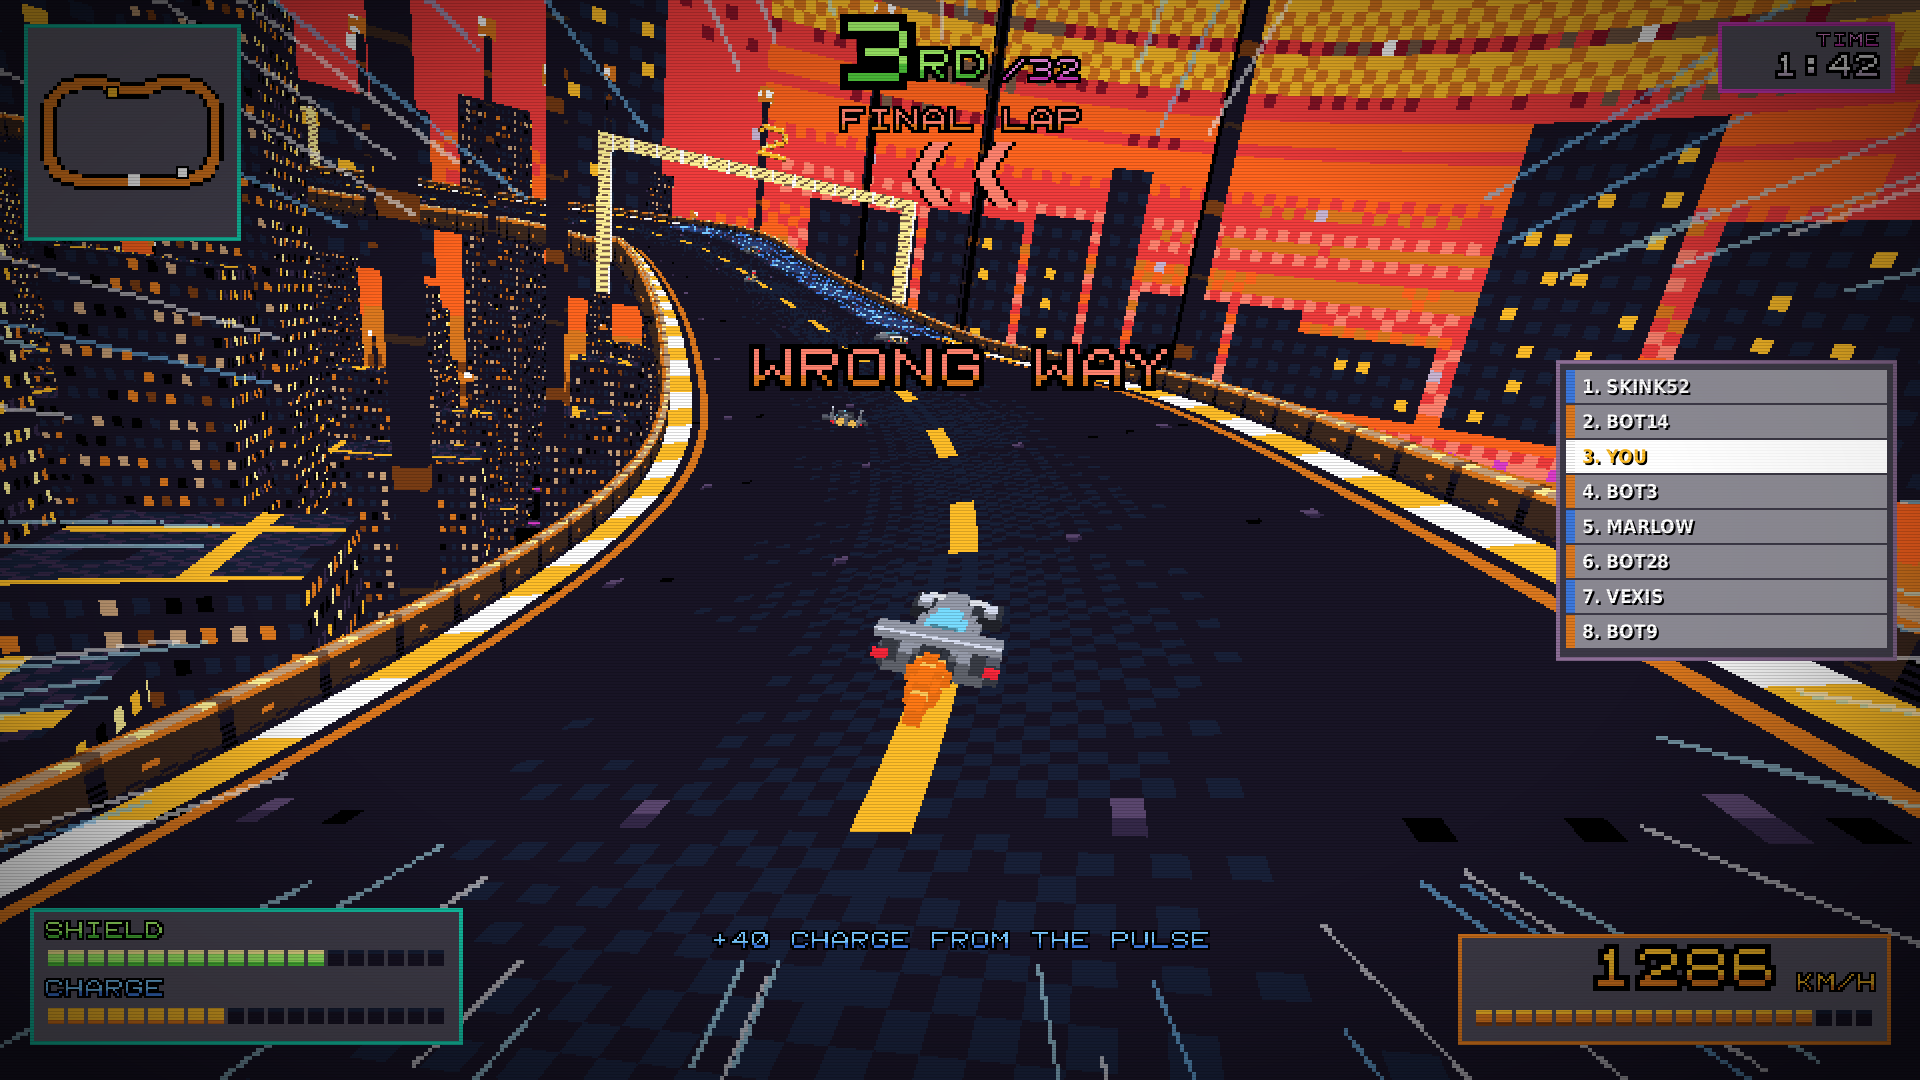

The script that saved this image:
"""Pictures of the HUD (an approximation of the Panorama layout drawn with the real HUD pictures: pixel-font glyphs,
segmented bars, minimap, logo, car cards) over a chase-camera render, for checking the design without CS2.
usage: hud_mock.py <addon_out_dir> <race background.png> <out_race.png> <out_lobby.png>"""
import os, sys, json
import numpy as np
from PIL import Image, ImageDraw, ImageFont

OUT, BG, PNG, PNG2 = sys.argv[1], sys.argv[2], sys.argv[3], sys.argv[4]
W, H = 1920, 1080
IMG = os.path.join(OUT, 'panorama/images/custom_game/spr')
SIZES = {'XXL': 84, 'XL': 52, 'L': 40, 'M': 30, 'S': 22, 'XS': 17}
INK = (24, 20, 37)
FR = {'cyan': (20, 200, 170), 'gold': (255, 190, 40), 'pink': (220, 60, 200), 'white': (140, 110, 150), 'orange': (220, 120, 30)}
_cache = {}
def glyph(ch, col, px):
    key = (ch, col, px)
    if key not in _cache:
        p = os.path.join(IMG, 'f/%s_%d.png' % (col, ord(ch)))
        _cache[key] = Image.open(p).convert('RGBA').resize((px, px), Image.NEAREST) if os.path.exists(p) else None
    return _cache[key]
def text_w(t, size): px = SIZES[size]; return len(t) * (px - px // 10)
def gtext(img, x, y, t, size, col='W', align='left'):
    px = SIZES[size]; adv = px - px // 10
    if align == 'center': x -= text_w(t, size) // 2
    elif align == 'right': x -= text_w(t, size)
    for k, ch in enumerate(t.upper()):
        if ch == ' ': continue
        g = glyph(ch, col, px)
        if g: img.alpha_composite(g, (int(x + k * adv), int(y)))
    return px
def box(img, x0, y0, x1, y1, key):
    d = ImageDraw.Draw(img, 'RGBA')
    d.rectangle([x0, y0, x1, y1], fill=INK + (216,))
    d.rectangle([x0, y0, x1, y1], outline=FR[key] + (255,), width=4)
def pic(img, name, x, y, w, h):
    p = Image.open(os.path.join(IMG, name)).convert('RGBA').resize((int(w), int(h)), Image.NEAREST)
    img.alpha_composite(p, (int(x), int(y)))
def bar(img, x, y, color, frac, w=404, h=24):
    pic(img, 'bar_dark.png', x, y, w, h)
    full = Image.open(os.path.join(IMG, 'bar_%s.png' % color)).convert('RGBA').resize((w, h), Image.NEAREST)
    segs = int(round(frac * 20))
    if segs: img.alpha_composite(full.crop((0, 0, min(w, int(round(segs * w / 20.2)) + 2), h)), (int(x), int(y)))
def crt(img):
    a = np.array(img).astype(np.float32)
    a[::3, :, :3] *= 0.85
    yy, xx = np.mgrid[0:H, 0:W]
    r = np.hypot((xx + 0.5) / W - 0.5, (yy + 0.5) / H - 0.5) * 2
    v = np.clip((r - 0.75) / 0.6, 0, 1) * 0.55
    a[..., :3] *= (1 - v)[..., None]
    return Image.fromarray(a.clip(0, 255).astype(np.uint8))

# ---------------------------------------------------------------- race
bg = Image.open(BG).convert('RGBA').resize((W, H), Image.NEAREST)
img = bg.copy()
for k in (0,):
    sp = Image.open(os.path.join(IMG, 'speed%d.png' % k)).convert('RGBA').resize((W, H), Image.NEAREST)
    img.alpha_composite(sp)
# minimap
box(img, 24, 24, 24 + 216, 24 + 216, 'cyan')
pic(img, 'mm_oval.png', 32, 32, 200, 200)
d = ImageDraw.Draw(img)
for (x, y, c) in ((32 + 150, 32 + 140, (255, 255, 255)), (32 + 80, 32 + 60, (255, 190, 40))):
    d.rectangle([x - 6, y - 6, x + 6, y + 6], fill=c, outline=(0, 0, 0), width=2)
# position
gtext(img, W / 2 - 120, 14, '3', 'XXL', 'G')
gtext(img, W / 2 - 120 + 76, 14 + 84 - 40 - 12, 'RD', 'L', 'G')
gtext(img, W / 2 - 120 + 76 + 72 + 12, 14 + 84 - 30 - 12, '/32', 'M', 'P')
gtext(img, W / 2, 106, 'FINAL LAP', 'M', 'R', 'center')
pic(img, 'turn_l2.png', W / 2 - 64, 142, 128, 64)
# clock
cw = text_w('1:42', 'M') + 28
box(img, W - 26 - cw - 40, 22, W - 26, 22 + 70, 'pink')
gtext(img, W - 26 - 14, 32, 'TIME', 'XS', 'P', 'right')
gtext(img, W - 26 - 14, 52, '1:42', 'M', 'W', 'right')
# centre + messages
gtext(img, W / 2, H / 2 - 170 - 26, 'WRONG WAY', 'XL', 'R', 'center')
gtext(img, W / 2, H - 128 - 22, '+40 CHARGE FROM THE PULSE', 'S', 'C', 'center')
# bars
box(img, 30, H - 36 - 136, 30 + 432, H - 36, 'cyan')
gtext(img, 44, H - 36 - 124, 'SHIELD', 'S', 'G'); bar(img, 44, H - 36 - 98, 'green', 0.7)
gtext(img, 44, H - 36 - 66, 'CHARGE', 'S', 'C'); bar(img, 44, H - 36 - 40, 'gold', 0.45)
# speed
box(img, W - 30 - 432, H - 36 - 110, W - 30, H - 36, 'orange')
gtext(img, W - 30 - 14 - text_w(' KM/H', 'S'), H - 36 - 100, '1286', 'XL', 'Y', 'right')
gtext(img, W - 30 - 14, H - 36 - 72, ' KM/H', 'S', 'Y', 'right')
bar(img, W - 30 - 14 - 404, H - 36 - 38, 'orange', 0.85)
# standings
box(img, W - 24 - 340, H / 2 - 30 - 150, W - 24, H / 2 - 30 + 150, 'white')
d = ImageDraw.Draw(img, 'RGBA')
f = ImageFont.truetype('/usr/share/fonts/truetype/dejavu/DejaVuSansCondensed-Bold.ttf', 19)
names = [('1. SKINK52', 1), ('2. BOT14', 0), ('3. YOU', 1), ('4. BOT3', 0), ('5. MARLOW', 1), ('6. BOT28', 0), ('7. VEXIS', 1), ('8. BOT9', 0)]
for i, (t, team) in enumerate(names):
    y = H / 2 - 30 - 140 + i * 35
    me = i == 2
    d.rectangle([W - 24 - 330, y, W - 24 - 10, y + 32], fill=(255, 255, 255, 56) if me else (20, 16, 36, 128))
    d.rectangle([W - 24 - 330, y, W - 24 - 322, y + 32], fill=(255, 255, 255) if me else (220, 120, 30) if team == 0 else (60, 120, 220))
    d.text((W - 24 - 314 + 2, y + 7), t, font=f, fill=(0, 0, 0))
    d.text((W - 24 - 314, y + 5), t, font=f, fill=(255, 190, 40) if me else (255, 255, 255))
crt(img).save(PNG)

# ---------------------------------------------------------------- lobby + picker
img = bg.copy()
img.alpha_composite(Image.new('RGBA', (W, H), (0, 0, 0, 90)))
lg = Image.open(os.path.join(IMG, 'logo.png'))
pic(img, 'logo.png', W / 2 - lg.width * 1.1 / 2, 80, lg.width * 1.1, lg.height * 1.1)
cars = ['hornet', 'meteor', 'comet', 'bastion']
perks = ['DRIFT CHARGE', 'RAM', 'AFTERBURN', 'SLIPSTREAM']
cw, chh = 270 + 24, 350 + 24
x0 = W / 2 - (4 * (cw + 16)) / 2
ytop = H - 160 - chh
gtext(img, W / 2, ytop - 46, 'CHOOSE YOUR MACHINE   A / D', 'M', 'Y', 'center')
for i, k in enumerate(cars):
    x = x0 + i * (cw + 16) + 8
    sel = i == 1
    box(img, x, ytop, x + cw, ytop + chh, 'gold' if sel else 'white')
    pic(img, 'pcar_%s_t.png' % k, x + cw / 2 - 100, ytop + 12, 200, 200)
    gtext(img, x + cw / 2, ytop + 214, k.upper(), 'L', 'W', 'center')
    gtext(img, x + cw / 2, ytop + 258, perks[i], 'XS', 'C', 'center')
    for j, nm in enumerate(('SPEED', 'ACCEL', 'TURN')):
        gtext(img, x + 20, ytop + 284 + j * 20, nm.ljust(6), 'XS', 'C')
        bar(img, x + 20 + text_w('SPEED ', 'XS') + 6, ytop + 286 + j * 20, 'gold', [0.6, 0.8, 0.5][(i + j) % 3], w=135, h=12)
gtext(img, W / 2, H - 34 - 3 * 30, 'THE RACE STARTS IN 7', 'S', 'W', 'center')
gtext(img, W / 2, H - 34 - 2 * 30, 'YOUR CAR: METEOR - RAM  (A/D OR !CAR 1-4)', 'S', 'Y', 'center')
gtext(img, W / 2, H - 34 - 1 * 30, 'NEXT TRACK: SOLAR OVAL - 3 LAPS', 'S', 'C', 'center')
crt(img).save(PNG2)
print('hud mock ->', PNG, PNG2)
